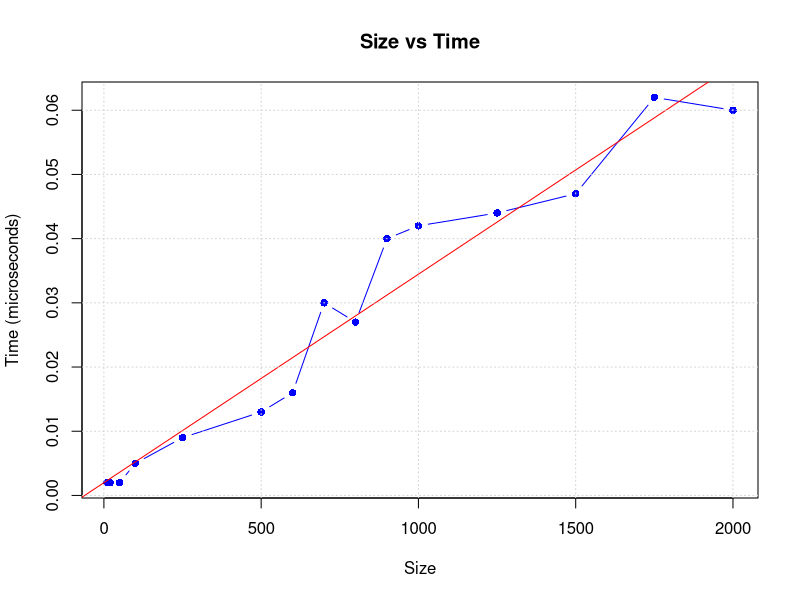

Reproduce this figure in R.
size <- c(10, 20, 50, 100, 250, 500, 600, 700, 800, 900, 1000, 1250, 1500, 1750, 2000)
time <- c(0.002, 0.002, 0.002, 0.005, 0.009, 0.013, 0.016, 0.030, 0.027, 0.04, 0.042, 0.044, 0.047, 0.062, 0.06)

plot(size, time, type = "b", pch = 16, col = "blue",
     xlab = "Size", ylab = "Time (microseconds)",
     main = "Size vs Time")

model <- lm(time ~ size)

abline(model, col = "red")

grid()